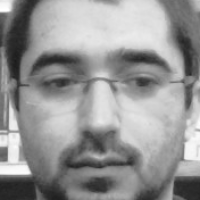
//> input picture src/classes/exercises10/face/data/s1/1.png, 200 x 200 px, given in place of the camera
$ ./face_crop_from_video   (built with g++ and OpenCV 4)
//> lines starting //> are read from the running program, lines starting //| are printed output that depends on the picture; after the words box and inside, x2 and y2 are one past the last pixel; in counts of white or black regions, pixels touching at a corner belong together
#include "opencv2/core.hpp"
#include "opencv2/face.hpp"
#include "opencv2/highgui.hpp"
#include "opencv2/imgproc.hpp"
#include "opencv2/objdetect.hpp"
#include <opencv2/opencv.hpp>
#include <stdio.h>
#include <iostream>
#include <fstream>
using namespace std;
using namespace cv;

void detectAndSave( Mat frame);

String face_cascade_name = "haarcascade_frontalface_alt.xml";
CascadeClassifier face_cascade;
String window_name = "Capture - Face detection";
String crop_window_name = "Capture - Face Crop";
int imageCounter = 0;
int main( int argc, char **argv )
{
    VideoCapture capture;
    Mat frame;

    if( !face_cascade.load( face_cascade_name ) ){ printf("--(!)Error loading face cascade\n"); return -1; };
    //-- 2. Read the video stream
    capture.open( -1 );
    if ( ! capture.isOpened() ) { printf("--(!)Error opening video capture\n"); return -1; }

    cout << "Press 's' to store a frame." << endl;

    while ( capture.read(frame) )
    {
//> frame is the input picture: 200 rows x 200 cols, CV_8UC3; min 26, max 255, mean 149.1
        if( frame.empty() )
        {
            printf(" --(!) No captured frame -- Break!");
            break;
        }
        //-- 3. Apply the classifier to the frame
        detectAndSave( frame );
        int c = waitKey(10);
        if( (char)c == 27 ) { break; } // escape
    }
    return 0;
}
void detectAndSave( Mat frame )
{
    std::vector<Rect> faces;
    Mat frame_gray;
    cvtColor( frame, frame_gray, COLOR_BGR2GRAY );
    equalizeHist( frame_gray, frame_gray );
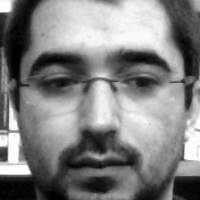
//> frame_gray: 200 rows x 200 cols, CV_8UC1; min 0, max 255, mean 128.2
    //-- Detect faces
    face_cascade.detectMultiScale( frame_gray, faces, 1.1, 2, 0|CASCADE_SCALE_IMAGE, Size(30, 30) );
//> faces = 1 Rect (x, y, width, height): [10, 12, 176, 176]
    for ( size_t i = 0; i < faces.size(); i++ )
    {
        Mat croppedImage;
        cv::Mat(frame_gray, faces[i]).copyTo(croppedImage);
        Mat croppedDest;
        Size size(200,200);
        resize(croppedImage,croppedDest,size);
        imshow( crop_window_name, croppedDest );
        char c = (char)waitKey(10);
        if(c=='s'){
            imageCounter++;
            cout << "saving image " << format("%d.png", imageCounter) << endl;

            imwrite( format("%d.png", imageCounter) , croppedDest );
        }

        Point center( faces[i].x + faces[i].width/2, faces[i].y + faces[i].height/2 );
        ellipse( frame, center, Size( faces[i].width/2, faces[i].height/2 ), 0, 0, 360, Scalar( 255, 0, 0 ), 4, 8, 0 );
    }
//> this loop made 1 pass
//> center on pass 1: Point(98, 100)
//> pass 1, in detectAndSave, `cv::Mat(frame_gray, faces[i]).copyTo(croppedImage);`:
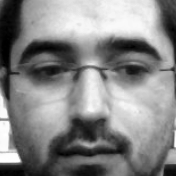
//> croppedImage: 176 rows x 176 cols, CV_8UC1; min 0, max 255, mean 133.3
//> after the loop:
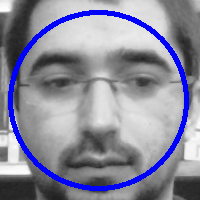
//> frame: 200 rows x 200 cols, CV_8UC3; 7.1% of pixels changed, all inside (x1, y1, x2, y2) = (8, 10, 189, 191)
//> after the loop, imageCounter = 0
//> the Esc key is pressed

    imshow( window_name, frame );
}

$ run again, on src/classes/exercises10/face/data/s1/14.png
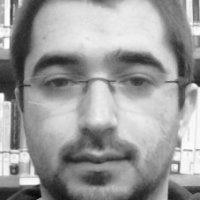
//> input picture src/classes/exercises10/face/data/s1/14.png, 200 x 200 px, given in place of the camera
//> frame is the input picture: 200 rows x 200 cols, CV_8UC3; min 5, max 255, mean 155.2
//> faces = 1 Rect (x, y, width, height): [12, 11, 171, 171]
//> the loop in detectAndSave, `for ( size_t i = 0; i < faces.size(); i++ )` made 1 pass
//> center on pass 1: Point(97, 96)
//> pass 1, in detectAndSave, `cv::Mat(frame_gray, faces[i]).copyTo(croppedImage);`:
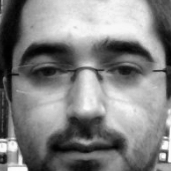
//> croppedImage: 171 rows x 171 cols, CV_8UC1; min 1, max 254, mean 130.5
//> after the loop in detectAndSave, `for ( size_t i = 0; i < faces.size(); i++ )`:
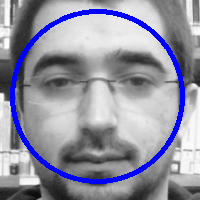
//> frame: 200 rows x 200 cols, CV_8UC3; 6.65% of pixels changed, all inside (x1, y1, x2, y2) = (10, 9, 185, 184)
//> after the loop in detectAndSave, `for ( size_t i = 0; i < faces.size(); i++ )`: imageCounter = 0

$ run again, on src/classes/exercises10/face/data/s1/29.png
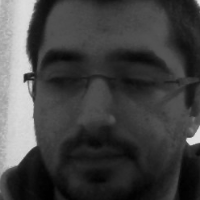
//> input picture src/classes/exercises10/face/data/s1/29.png, 200 x 200 px, given in place of the camera
//> frame is the input picture: 200 rows x 200 cols, CV_8UC3; min 0, max 226, mean 66.7
//> faces = 1 Rect (x, y, width, height): [10, 12, 176, 176]
//> the loop in detectAndSave, `for ( size_t i = 0; i < faces.size(); i++ )` made 1 pass
//> center on pass 1: Point(98, 100)
//> pass 1, in detectAndSave, `cv::Mat(frame_gray, faces[i]).copyTo(croppedImage);`:
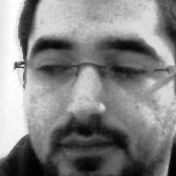
//> croppedImage: 176 rows x 176 cols, CV_8UC1; min 1, max 254, mean 132.1
//> after the loop in detectAndSave, `for ( size_t i = 0; i < faces.size(); i++ )`:
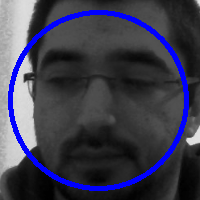
//> frame: 200 rows x 200 cols, CV_8UC3; 7.1% of pixels changed, all inside (x1, y1, x2, y2) = (8, 10, 189, 191)
//> after the loop in detectAndSave, `for ( size_t i = 0; i < faces.size(); i++ )`: imageCounter = 0
